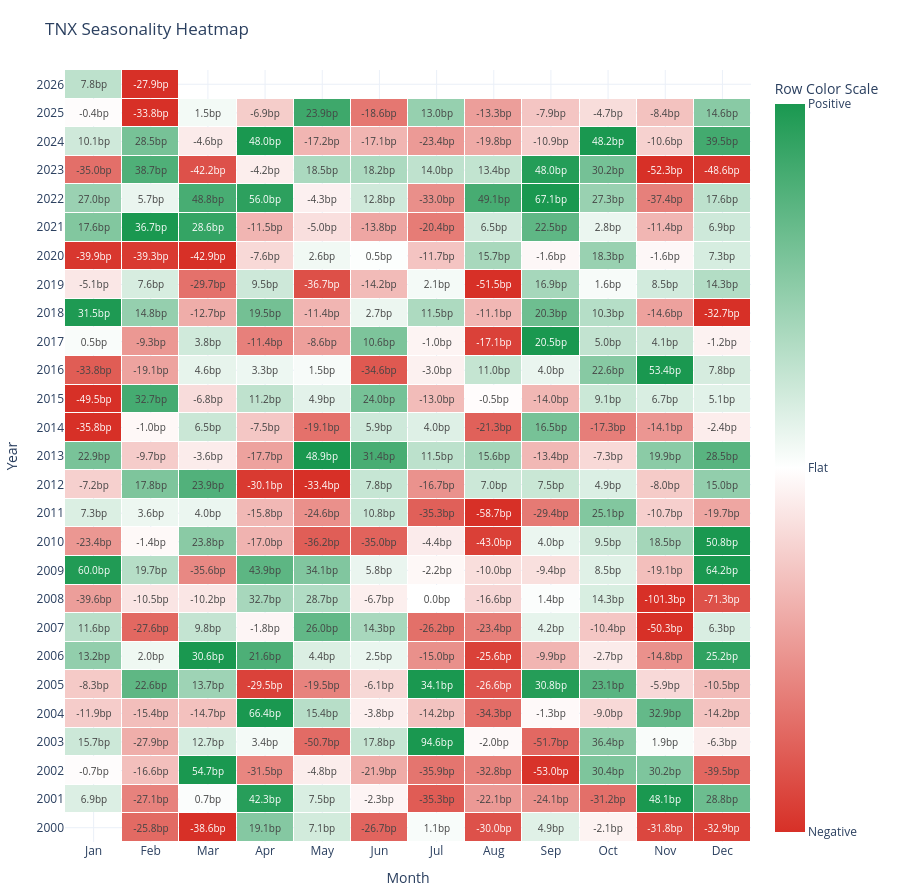

Write notebook code for a chart like this one.
### Markdown cell above
## Seasonality Heatmap

### Code cell
def build_heatmap_matrix(
    monthly_df: pd.DataFrame,
    sort_descending: bool = True,
) -> pd.DataFrame:
    """Return a year-by-month matrix for seasonality heatmap visualization."""
    if monthly_df.empty:
        raise ValueError("Monthly change data is empty.")

    heatmap_matrix = monthly_df.pivot_table(
        index="year",
        columns="month",
        values="monthly_change",
        aggfunc="mean",
    ).reindex(columns=MONTH_NUMBERS)
    heatmap_matrix.columns = MONTH_LABELS
    heatmap_matrix = heatmap_matrix.sort_index(ascending=not sort_descending)

    return heatmap_matrix


def infer_display_unit(
    change_type: str,
    display_unit: Optional[str] = None,
) -> str:
    """Infer the displayed unit: bonds typically use bp, most other assets use percent."""
    if display_unit is not None:
        return display_unit

    return "%" if change_type == "pct_change" else "bp"


def infer_value_label(
    change_type: str,
    display_unit: str,
) -> str:
    """Build a human-readable value label for tables and hover output."""
    if display_unit == "%":
        return "Monthly Return (%)"

    if display_unit.lower() == "bp":
        return "Monthly Change (bp)"

    return "Monthly Change"


def compute_heatmap_clip_limits(
    heatmap_matrix: pd.DataFrame,
    clip_quantile: float = 0.95,
    minimum_clip_value: float = 0.5,
    clip_mode: str = "row",
) -> pd.Series:
    """Compute clipping limits for each row or for the whole heatmap."""
    if heatmap_matrix.empty:
        raise ValueError("Heatmap matrix is empty.")

    if clip_mode not in {"row", "global"}:
        raise ValueError("clip_mode must be either 'row' or 'global'.")

    if clip_mode == "global":
        values = heatmap_matrix.to_numpy(dtype=float).ravel()
        values = values[~np.isnan(values)]

        if values.size == 0:
            raise ValueError("Heatmap matrix does not contain any numeric values.")

        robust_range = float(np.quantile(np.abs(values), clip_quantile))
        max_range = float(np.max(np.abs(values)))
        clip_value = robust_range if robust_range > 0 else max_range
        clip_value = max(clip_value, minimum_clip_value)

        return pd.Series(clip_value, index=heatmap_matrix.index, name="clip_limit")

    clip_limits = {}
    for row_index, row_values in heatmap_matrix.iterrows():
        clean_values = row_values.dropna().astype(float).to_numpy()

        if clean_values.size == 0:
            clip_limits[row_index] = minimum_clip_value
            continue

        robust_range = float(np.quantile(np.abs(clean_values), clip_quantile))
        max_range = float(np.max(np.abs(clean_values)))
        clip_value = robust_range if robust_range > 0 else max_range
        clip_limits[row_index] = max(clip_value, minimum_clip_value)

    return pd.Series(clip_limits, name="clip_limit")


def clip_heatmap_values(
    heatmap_matrix: pd.DataFrame,
    clip_limits: pd.Series,
) -> pd.DataFrame:
    """Clip heatmap values row by row to reduce outlier impact on colors."""
    clipped_matrix = heatmap_matrix.copy()

    for row_index in clipped_matrix.index:
        clip_value = float(clip_limits.loc[row_index])
        clipped_matrix.loc[row_index] = clipped_matrix.loc[row_index].clip(
            lower=-clip_value,
            upper=clip_value,
        )

    return clipped_matrix


def normalize_heatmap_for_colors(
    clipped_matrix: pd.DataFrame,
    clip_limits: pd.Series,
) -> pd.DataFrame:
    """Normalize clipped values to [-1, 1] so colors are coded horizontally by row."""
    safe_limits = clip_limits.replace(0, np.nan)
    normalized_matrix = clipped_matrix.div(safe_limits, axis=0)

    return normalized_matrix.clip(lower=-1, upper=1)


def format_heatmap_text(
    value_matrix: pd.DataFrame,
    display_unit: str,
    decimals: int = 1,
) -> pd.DataFrame:
    """Format heatmap values for in-cell display."""
    return value_matrix.apply(
        lambda column: column.map(
            lambda value: "" if pd.isna(value) else f"{value:.{decimals}f}{display_unit}"
        )
    )


def create_seasonality_heatmap_figure(
    heatmap_matrix: pd.DataFrame,
    asset_label: str = "Asset",
    change_type: str = "pct_change",
    display_unit: Optional[str] = None,
    value_label: Optional[str] = None,
    clip_quantile: float = 0.95,
    minimum_clip_value: float = 0.5,
    clip_mode: str = "row",
    reverse_y_axis: bool = True,
    decimals: int = 1,
) -> go.Figure:
    """Create a red/green heatmap with row-wise color coding and clipped outliers."""
    if heatmap_matrix.empty:
        raise ValueError("Heatmap matrix is empty.")

    resolved_display_unit = infer_display_unit(
        change_type=change_type,
        display_unit=display_unit,
    )
    resolved_value_label = value_label or infer_value_label(
        change_type=change_type,
        display_unit=resolved_display_unit,
    )

    clip_limits = compute_heatmap_clip_limits(
        heatmap_matrix=heatmap_matrix,
        clip_quantile=clip_quantile,
        minimum_clip_value=minimum_clip_value,
        clip_mode=clip_mode,
    )
    clipped_matrix = clip_heatmap_values(
        heatmap_matrix=heatmap_matrix,
        clip_limits=clip_limits,
    )
    color_matrix = normalize_heatmap_for_colors(
        clipped_matrix=clipped_matrix,
        clip_limits=clip_limits,
    )
    text_matrix = format_heatmap_text(
        value_matrix=heatmap_matrix,
        display_unit=resolved_display_unit,
        decimals=decimals,
    )

    colorscale = [
        [0.00, "#d73027"],
        [0.50, "#ffffff"],
        [1.00, "#1a9850"],
    ]

    hover_value_format = f"%{{customdata:.{decimals}f}}{resolved_display_unit}"
    figure_height = max(420, 28 * len(heatmap_matrix.index) + 140)

    fig = go.Figure(
        data=[
            go.Heatmap(
                z=color_matrix.values,
                x=heatmap_matrix.columns.tolist(),
                y=heatmap_matrix.index.astype(str).tolist(),
                customdata=heatmap_matrix.values,
                text=text_matrix.values,
                texttemplate="%{text}",
                colorscale=colorscale,
                zmid=0,
                zmin=-1,
                zmax=1,
                colorbar={
                    "title": "Row Color Scale",
                    "tickvals": [-1, 0, 1],
                    "ticktext": ["Negative", "Flat", "Positive"],
                },
                xgap=1,
                ygap=1,
                hovertemplate=(
                    "Year: %{y}<br>"
                    + "Month: %{x}<br>"
                    + resolved_value_label
                    + ": "
                    + hover_value_format
                    + "<extra></extra>"
                ),
            )
        ]
    )

    fig.update_layout(
        title=f"{asset_label} Seasonality Heatmap",
        template="plotly_white",
        height=figure_height,
        margin={"l": 60, "r": 40, "t": 70, "b": 50},
        xaxis_title="Month",
        yaxis_title="Year",
    )

    if reverse_y_axis:
        fig.update_yaxes(autorange="reversed")

    return fig


def build_seasonality_heatmap_package(
    raw_data: pd.DataFrame,
    asset_label: str = "Asset",
    price_col: str = "Close",
    change_type: str = "pct_change",
    drop_incomplete_last_month: bool = True,
    value_scale: Optional[float] = None,
    display_unit: Optional[str] = None,
    value_label: Optional[str] = None,
    clip_quantile: float = 0.95,
    minimum_clip_value: float = 0.5,
    clip_mode: str = "row",
    sort_descending: bool = True,
    decimals: int = 1,
) -> Dict[str, Any]:
    """End-to-end heatmap pipeline for notebooks and Streamlit."""
    price_series = prepare_price_series(raw_data=raw_data, price_col=price_col)
    monthly_df = compute_monthly_changes(
        price_series=price_series,
        change_type=change_type,
        drop_incomplete_last_month=drop_incomplete_last_month,
        value_scale=value_scale,
    )
    heatmap_matrix = build_heatmap_matrix(
        monthly_df=monthly_df,
        sort_descending=sort_descending,
    )

    resolved_display_unit = infer_display_unit(
        change_type=change_type,
        display_unit=display_unit,
    )
    resolved_value_label = value_label or infer_value_label(
        change_type=change_type,
        display_unit=resolved_display_unit,
    )
    clip_limits = compute_heatmap_clip_limits(
        heatmap_matrix=heatmap_matrix,
        clip_quantile=clip_quantile,
        minimum_clip_value=minimum_clip_value,
        clip_mode=clip_mode,
    )
    clipped_matrix = clip_heatmap_values(
        heatmap_matrix=heatmap_matrix,
        clip_limits=clip_limits,
    )
    color_matrix = normalize_heatmap_for_colors(
        clipped_matrix=clipped_matrix,
        clip_limits=clip_limits,
    )

    figure = create_seasonality_heatmap_figure(
        heatmap_matrix=heatmap_matrix,
        asset_label=asset_label,
        change_type=change_type,
        display_unit=resolved_display_unit,
        value_label=resolved_value_label,
        clip_quantile=clip_quantile,
        minimum_clip_value=minimum_clip_value,
        clip_mode=clip_mode,
        reverse_y_axis=True,
        decimals=decimals,
    )

    return {
        "price_series": price_series,
        "monthly_changes": monthly_df,
        "heatmap_matrix": heatmap_matrix,
        "clipped_matrix": clipped_matrix,
        "color_matrix": color_matrix,
        "clip_limits": clip_limits,
        "figure": figure,
        "config": {
            "asset_label": asset_label,
            "price_col": price_col,
            "change_type": change_type,
            "drop_incomplete_last_month": drop_incomplete_last_month,
            "value_scale": value_scale,
            "display_unit": resolved_display_unit,
            "value_label": resolved_value_label,
            "clip_quantile": clip_quantile,
            "minimum_clip_value": minimum_clip_value,
            "clip_mode": clip_mode,
            "sort_descending": sort_descending,
            "decimals": decimals,
        },
    }


analysis_config = build_analysis_config(
    ticker=ticker,
    asset_class_override=asset_class_override,
    asset_label_override=asset_label_override,
    price_col=price_col_override,
    change_type_override=change_type_override,
    display_unit_override=display_unit_override,
    value_scale_override=value_scale_override,
)

seasonality_heatmap = build_seasonality_heatmap_package(
    raw_data=market_data,
    asset_label=analysis_config["asset_label"],
    price_col=analysis_config["price_col"],
    change_type=analysis_config["change_type"],
    drop_incomplete_last_month=True,
    value_scale=analysis_config["value_scale"],
    display_unit=analysis_config["display_unit"],
    value_label=analysis_config["heatmap_value_label"],
    clip_quantile=0.95,
    minimum_clip_value=0.5,
    clip_mode="row",
    sort_descending=True,
    decimals=1,
)

print("Seasonality heatmap package created successfully.")
print("Available outputs: price_series, monthly_changes, heatmap_matrix, clipped_matrix, color_matrix, clip_limits, figure")
print("Color logic: green = positive, red = negative, normalized row by row.")

display(seasonality_heatmap["heatmap_matrix"].round(1))
seasonality_heatmap["figure"]

### Figure 1 — Plotly figure (JSON) as saved in the notebook; plotly's stock layout.template omitted (floating-point values rounded to 4 significant figures; data arrays with more than 128 entries replaced by an {"elided": "..."} marker saying what was removed)
{"data": [{"colorbar": {"ticktext": ["Negative", "Flat", "Positive"], "tickvals": [-1, 0, 1], "title": {"text": "Row Color Scale"}}, "colorscale": [[0, "#d73027"], [0.5, "#ffffff"], [1, "#1a9850"]], "customdata": {"elided": "27x12 float values"}, "hovertemplate": "Year: %{y}<br>Month: %{x}<br>Monthly Change (bp): %{customdata:.1f}bp<extra></extra>", "text": {"elided": "27x12 str values"}, "texttemplate": "%{text}", "type": "heatmap", "x": ["Jan", "Feb", "Mar", "Apr", "May", "Jun", "Jul", "Aug", "Sep", "Oct", "Nov", "Dec"], "xgap": 1, "y": ["2026", "2025", "2024", "2023", "2022", "2021", "2020", "2019", "2018", "2017", "2016", "2015", "2014", "2013", "2012", "2011", "2010", "2009", "2008", "2007", "2006", "2005", "2004", "2003", "2002", "2001", "2000"], "ygap": 1, "z": {"elided": "27x12 float values"}, "zmax": 1, "zmid": 0, "zmin": -1}], "layout": {"height": 896, "margin": {"b": 50, "l": 60, "r": 40, "t": 70}, "title": {"text": "TNX Seasonality Heatmap"}, "xaxis": {"title": {"text": "Month"}}, "yaxis": {"autorange": "reversed", "title": {"text": "Year"}}}}
